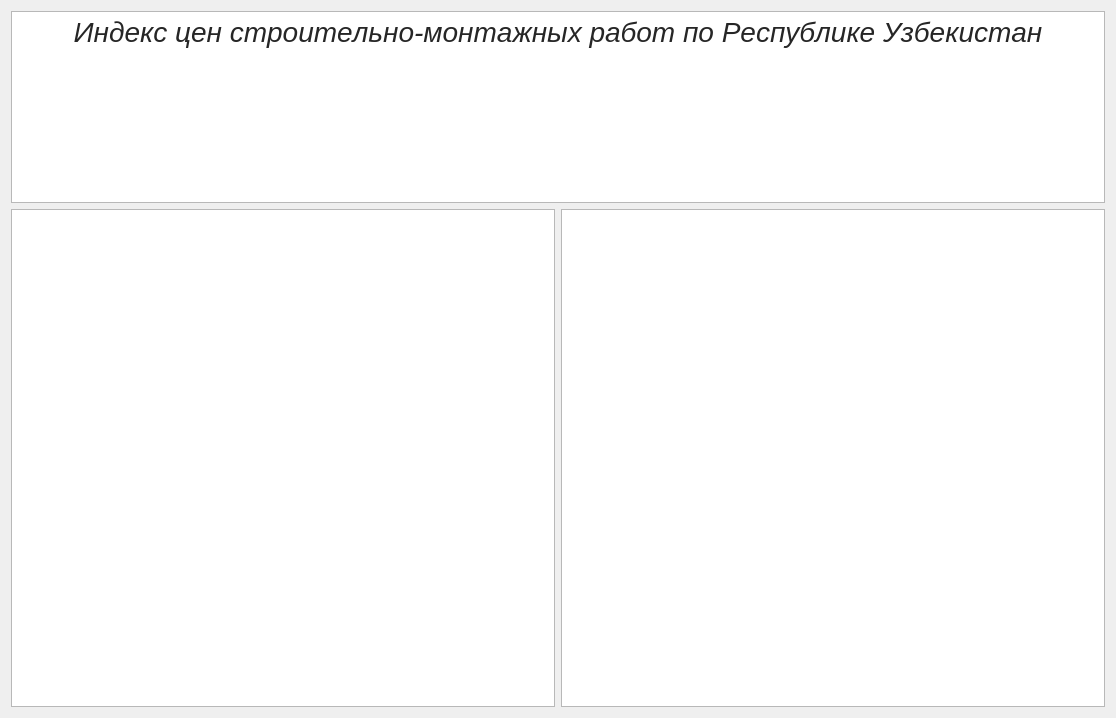
<?xml version="1.0" encoding="UTF-8"?>
<ui version="4.0">
 <class>Form</class>
 <widget class="QWidget" name="Form">
  <property name="geometry">
   <rect>
    <x>0</x>
    <y>0</y>
    <width>1116</width>
    <height>718</height>
   </rect>
  </property>
  <property name="windowTitle">
   <string>Form</string>
  </property>
  <layout class="QGridLayout" name="gridLayout">
   <item row="0" column="0" colspan="2">
    <widget class="QTextEdit" name="textEdit">
     <property name="sizePolicy">
      <sizepolicy hsizetype="Expanding" vsizetype="Fixed">
       <horstretch>0</horstretch>
       <verstretch>0</verstretch>
      </sizepolicy>
     </property>
     <property name="font">
      <font>
       <pointsize>12</pointsize>
       <weight>75</weight>
       <italic>true</italic>
       <bold>true</bold>
       <kerning>false</kerning>
      </font>
     </property>
     <property name="html">
      <string>&lt;!DOCTYPE HTML PUBLIC &quot;-//W3C//DTD HTML 4.0//EN&quot; &quot;http://www.w3.org/TR/REC-html40/strict.dtd&quot;&gt;
&lt;html&gt;&lt;head&gt;&lt;meta name=&quot;qrichtext&quot; content=&quot;1&quot; /&gt;&lt;style type=&quot;text/css&quot;&gt;
p, li { white-space: pre-wrap; }
&lt;/style&gt;&lt;/head&gt;&lt;body style=&quot; font-family:'MS Shell Dlg 2'; font-size:12pt; font-weight:600; font-style:italic;&quot;&gt;
&lt;p align=&quot;center&quot; style=&quot; margin-top:12px; margin-bottom:12px; margin-left:0px; margin-right:0px; -qt-block-indent:0; text-indent:0px;&quot;&gt;&lt;a name=&quot;tw-target-text&quot;&gt;&lt;/a&gt;&lt;span style=&quot; font-family:'inherit'; font-size:28px; font-weight:400; color:#262626;&quot;&gt;И&lt;/span&gt;&lt;span style=&quot; font-family:'inherit'; font-size:28px; font-weight:400; color:#262626;&quot;&gt;ндекс цен строительно-монтажных работ по Республике Узбекистан&lt;/span&gt;&lt;/p&gt;&lt;/body&gt;&lt;/html&gt;</string>
     </property>
    </widget>
   </item>
   <item row="1" column="0">
    <widget class="QTableView" name="tableView_stat"/>
   </item>
   <item row="1" column="1">
    <widget class="QTableView" name="tableView_regional"/>
   </item>
  </layout>
 </widget>
 <resources/>
 <connections/>
</ui>
